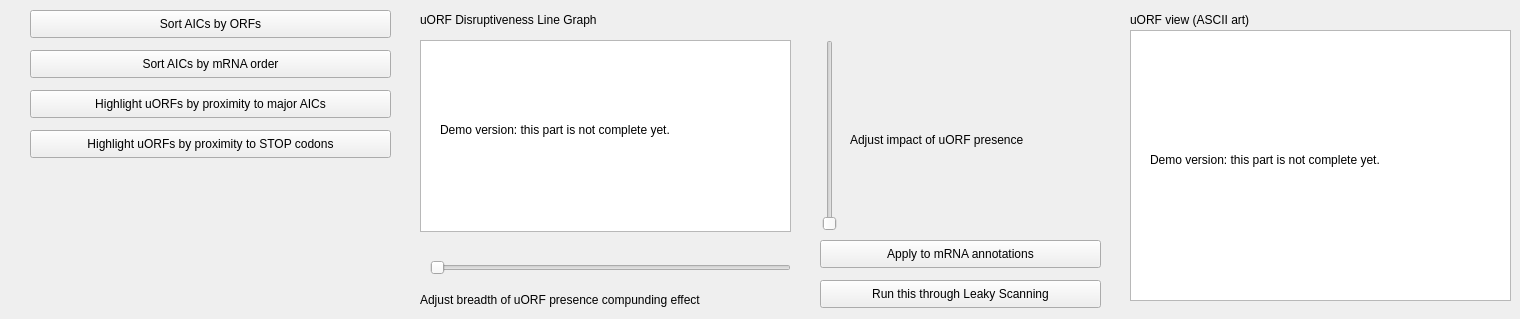
      <widget class="QWidget" name="uORFProximity">
       <attribute name="title">
        <string>uORF Proximity</string>
       </attribute>
       <widget class="QGraphicsView" name="graphicsView_3">
        <property name="geometry">
         <rect>
          <x>420</x>
          <y>40</y>
          <width>371</width>
          <height>192</height>
         </rect>
        </property>
       </widget>
       <widget class="QPushButton" name="pushButton_11">
        <property name="geometry">
         <rect>
          <x>820</x>
          <y>240</y>
          <width>281</width>
          <height>28</height>
         </rect>
        </property>
        <property name="text">
         <string>Apply to mRNA annotations</string>
        </property>
       </widget>
       <widget class="QLabel" name="label_14">
        <property name="geometry">
         <rect>
          <x>420</x>
          <y>290</y>
          <width>391</width>
          <height>20</height>
         </rect>
        </property>
        <property name="text">
         <string>Adjust breadth of uORF presence compunding effect</string>
        </property>
       </widget>
       <widget class="QLabel" name="label_15">
        <property name="geometry">
         <rect>
          <x>420</x>
          <y>10</y>
          <width>241</width>
          <height>20</height>
         </rect>
        </property>
        <property name="text">
         <string>uORF Disruptiveness Line Graph</string>
        </property>
       </widget>
       <widget class="QLabel" name="label_16">
        <property name="geometry">
         <rect>
          <x>850</x>
          <y>130</y>
          <width>261</width>
          <height>20</height>
         </rect>
        </property>
        <property name="text">
         <string>Adjust impact of uORF presence</string>
        </property>
       </widget>
       <widget class="QSlider" name="horizontalSlider_2">
        <property name="geometry">
         <rect>
          <x>430</x>
          <y>260</y>
          <width>361</width>
          <height>16</height>
         </rect>
        </property>
        <property name="orientation">
         <enum>Qt::Horizontal</enum>
        </property>
       </widget>
       <widget class="QSlider" name="verticalSlider_2">
        <property name="geometry">
         <rect>
          <x>820</x>
          <y>40</y>
          <width>20</width>
          <height>191</height>
         </rect>
        </property>
        <property name="orientation">
         <enum>Qt::Vertical</enum>
        </property>
       </widget>
       <widget class="QPushButton" name="pushButton_12">
        <property name="geometry">
         <rect>
          <x>30</x>
          <y>10</y>
          <width>361</width>
          <height>28</height>
         </rect>
        </property>
        <property name="text">
         <string>Sort AICs by ORFs</string>
        </property>
       </widget>
       <widget class="QPushButton" name="pushButton_13">
        <property name="geometry">
         <rect>
          <x>30</x>
          <y>50</y>
          <width>361</width>
          <height>28</height>
         </rect>
        </property>
        <property name="text">
         <string>Sort AICs by mRNA order</string>
        </property>
       </widget>
       <widget class="QPushButton" name="pushButton_14">
        <property name="geometry">
         <rect>
          <x>30</x>
          <y>90</y>
          <width>361</width>
          <height>28</height>
         </rect>
        </property>
        <property name="text">
         <string>Highlight uORFs by proximity to major AICs</string>
        </property>
       </widget>
       <widget class="QPushButton" name="pushButton_15">
        <property name="geometry">
         <rect>
          <x>30</x>
          <y>130</y>
          <width>361</width>
          <height>28</height>
         </rect>
        </property>
        <property name="text">
         <string>Highlight uORFs by proximity to STOP codons</string>
        </property>
       </widget>
       <widget class="QPushButton" name="pushButton_16">
        <property name="geometry">
         <rect>
          <x>820</x>
          <y>280</y>
          <width>281</width>
          <height>28</height>
         </rect>
        </property>
        <property name="text">
         <string>Run this through Leaky Scanning</string>
        </property>
       </widget>
       <widget class="QGraphicsView" name="graphicsView_4">
        <property name="geometry">
         <rect>
          <x>1130</x>
          <y>30</y>
          <width>381</width>
          <height>271</height>
         </rect>
        </property>
       </widget>
       <widget class="QLabel" name="label_22">
        <property name="geometry">
         <rect>
          <x>1130</x>
          <y>10</y>
          <width>151</width>
          <height>20</height>
         </rect>
        </property>
        <property name="text">
         <string>uORF view (ASCII art)</string>
        </property>
       </widget>
       <widget class="QLabel" name="label_26">
        <property name="geometry">
         <rect>
          <x>440</x>
          <y>120</y>
          <width>351</width>
          <height>20</height>
         </rect>
        </property>
        <property name="text">
         <string>Demo version: this part is not complete yet.</string>
        </property>
       </widget>
       <widget class="QLabel" name="label_31">
        <property name="geometry">
         <rect>
          <x>1150</x>
          <y>150</y>
          <width>351</width>
          <height>20</height>
         </rect>
        </property>
        <property name="text">
         <string>Demo version: this part is not complete yet.</string>
        </property>
       </widget>
      </widget>
